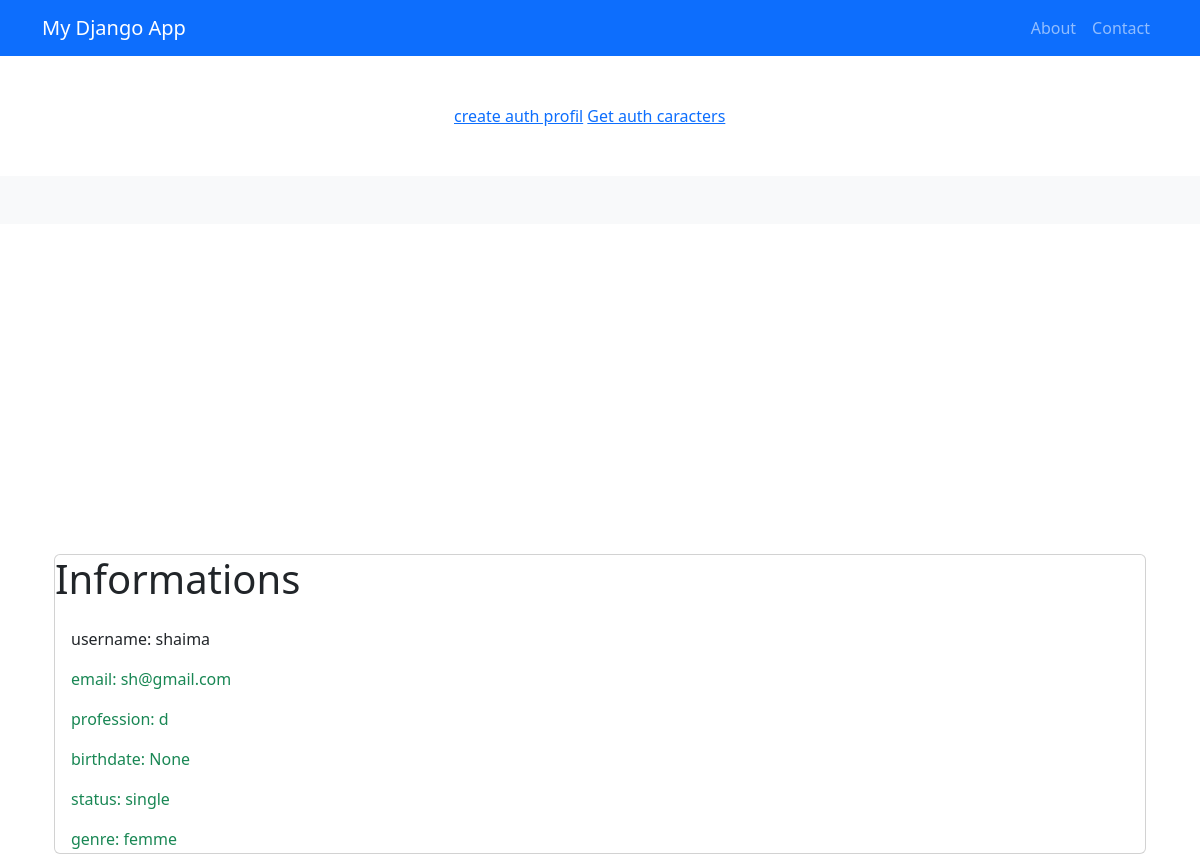
The page /get_my_profil/ (signed in) on the database its author committed.
### marriage_tun/models.py (models this page shows)
class UserRegister(AbstractUser):
    HOMME = 'homme'
    FEMME = 'femme'
    GENRE = [
        (HOMME, 'Homme'),
        (FEMME, 'Femme')
    ]
    SINGLE = 'single'
    MARRIED = 'married'
    DIVORCED = 'divorced'
    STATUS = [
        (SINGLE,'single'),
        (MARRIED,'married'),
        (DIVORCED,'divorced')
    ]
    genre = models.CharField(max_length=200, choices=GENRE)
    profil_photo = models.ImageField(upload_to='profile_pics/', blank=True, null=True, default='profile_pics/aucun_photo.png')
    phone_number = models.CharField(max_length=100)
    address = models.CharField(max_length=100)
    profession = models.CharField(max_length=100)
    status = models.CharField(max_length=200, choices=STATUS)
    birthdate = models.DateField(null=True, blank=True)
    spiritual_belief = models.CharField(max_length=100, choices=[
        ('Agnostic', 'Agnostic'),
        ('Atheist', 'Atheist'),
        ('Christian', 'Christian'),
        ('Muslim', 'Muslim'),
        ('Hindu', 'Hindu'),
        ('Buddhist', 'Buddhist'),
        ('Other', 'Other')
    ], blank=True, null=True)

### marriage_tun/views.py (the view)
# urls.py: path('get_my_profil/', views.get_my_profil , name="get_my_profil"),
@login_required
def get_my_profil(request):
    user = request.user
    return render(request, "marriage_tun/get_auth_profil.html",{"user":user})

### marriage_tun/templates/marriage_tun/get_auth_profil.html (shortened to what this page needs)
{% extends "marriage_tun/base.html" %}
{% block content %}
<div class="container">
{% if user.profil_photo %}
    <img src="{{ profil_photo_url }}" alt="Profil photo" class="img-fluid  mx-auto d-block float-start"  style="width:400px;height:400px; border-radius:50%;" />
{% else %}
    <p>No profile photo available</p>
{% endif %}
 <div class="card float-end" style="height:300px;width:100%; position:relative;top:50px;">
 <h1 class="card-title ">Informations</h1>
 <div class="card-body">
 <p class="card-text" class="text-success"> username: {{user.username}}</p>
   <p class="text-success card-text">email: {{user.email}}</p>
     <p class="text-success card-text"> profession: {{user.profession}}</p>
       <p class="text-success card-text">birthdate: {{user.birthdate}}</p>
        <p class="text-success card-text"> status: {{user.status}}</p>
          <p class="text-success card-text"> genre: {{user.genre}}</div></div>
</div>
<a href="{% url 'create_auth_profil'    %}">create auth profil</a>
<a href="{% url 'get_auth_caracters'    %}">Get auth caracters</a>
{% endblock content  %}

### rows shown on the page
UserRegister: username "shaima", email "sh@gmail.com", profession "d", birthdate "None", status "single", genre "femme"
